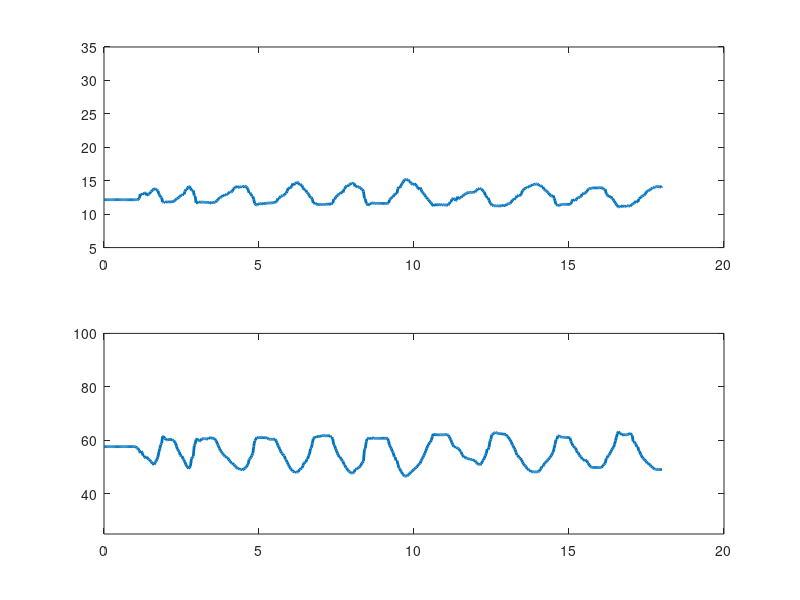

Here is the MATLAB script that generated this plot: (Note: this script raises an error after producing the figure.)
clear all; close all; clc

dt = .03;

%% UTT
load('exampleVideoTA_Verheul_2022.mat')

N = length(Fdat.Region.PEN);
t = 0:dt:((N-1)*dt);

for i = 1:N
    gamma(i) = Fdat.geofeatures(i).gamma;
end

Wn = 2 / (.5*30);
[b,a] = butter(2, Wn);

fgamma = filtfilt(b,a, gamma);

figure(1)
subplot(211)
plot(t, Fdat.Region.PEN*180/pi - gamma,'linewidth',2); hold on
ylim([5 35])

subplot(212)
plot(t, Fdat.Region.FL,'linewidth',2); hold on
ylim([25 100])

%% DL_track
Ldata = readmatrix('exampleVideoTA_Verheul_2022_reduced.xlsx', 'Sheet','Fasc_length');
Pdata = readmatrix('exampleVideoTA_Verheul_2022_reduced.xlsx', 'Sheet','Pennation');
Ldata = Ldata(2:end,2:end);
Pdata = Pdata(2:end,2:end);

pixpermm =  13.6;

N = size(Ldata,1);
t = 0:dt:((N-1)*dt);

for i = 1:size(Ldata,1)
    FL(i) = median(Ldata(i,:),'omitnan') / pixpermm;
    PEN(i) = median(Pdata(i,:),'omitnan');
end

subplot(211)
plot(t, PEN)

subplot(212)
plot(t, FL)

%% Hybrid Track
cd('C:\Users\u0167448\Documents\hybrid-muscle-tracking-main\TrackingResults')
load('exampleVideoTA_trackingResults.mat')

N = length(Hybrid);
for i = 1:601
    FL(i) = Hybrid(i).length;
    PEN(i) = Hybrid(i).angle;
end

t = 0:dt:((N-1)*dt);

subplot(211)
plot(t, PEN,'linewidth',2)

subplot(212)
plot(t, FL,'linewidth',2)

%% make nice
for i = 1:2
    subplot(2,1,i)
    xlim([0 max(t)]); hold on
    box off
end

xlabel('Time (s)'); ylabel('Length (mm)')

subplot(211)
ylabel('Pennation (deg)')

%% manual tracking
obs = {'TZ', 'PT', 'BR'};
ls = {'-','--',':'};
for i = 1:length(obs)
    load(['Manual_Tracking_',obs{i},'.mat'])
    
    [ts, id] = sort(t(FasData.digitizedFrames));
    
    FasData.FAngle(FasData.FAngle<0) = FasData.FAngle(FasData.FAngle<0) + 180;
    
    
    subplot(211)
    plot(ts, FasData.FAngle(id),'color',[.5 .5 .5],'Linestyle',ls{i},'linewidth',2)
    
    subplot(212)
    plot(ts, FasData.FLength(id)/pixpermm,'color',[.5 .5 .5],'Linestyle',ls{i},'linewidth',2)
end
    
subplot(212)
legend('UltraTimTrack','DL Track','HybridTrack','Tim','Paolo','Brent','location','best'); legend boxoff